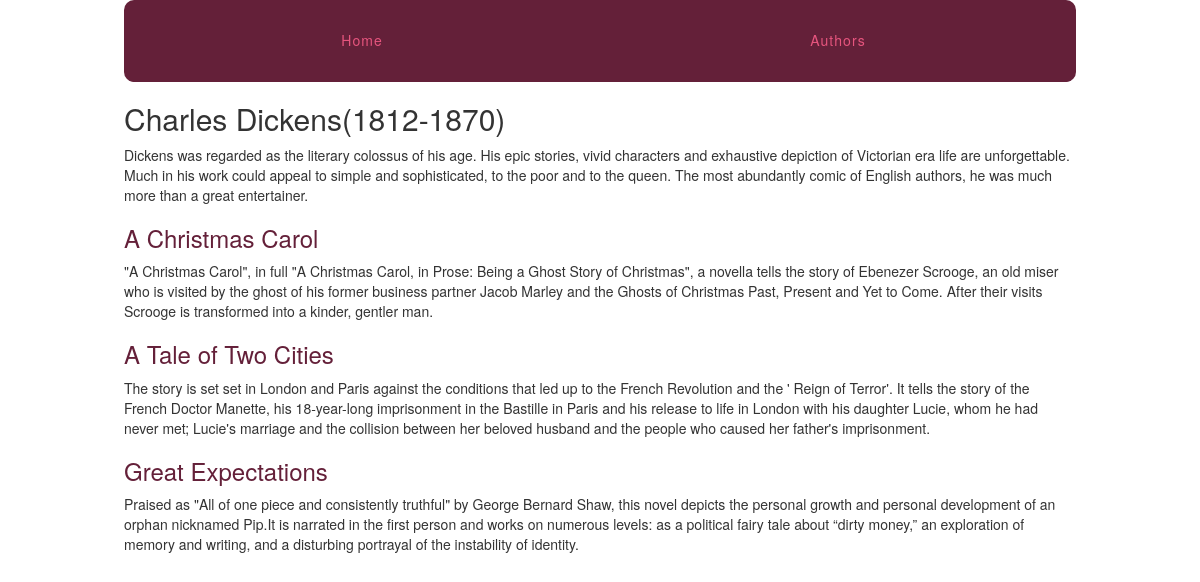
Screenshot of /authors/6/ with the database file from the repository.
### authors/models.py (models this page shows, shortened)
class Author(models.Model):
    name = models.CharField(max_length=255)
    about = models.TextField()

class Book(models.Model):
    title = models.CharField(max_length=255)
    description = models.TextField()
    review = models.TextField(blank=True, null=True)
    order = models.IntegerField(default=0)
    author = models.ForeignKey(Author)
    class Meta:
        ordering = ['order',]

### authors/views.py (the view)
# urls.py: url(r'(?P<pk>\d+)/$', views.author_detail, name='detail'),
def author_detail(request, pk):
    author = get_object_or_404(Author, pk=pk)
    return render(request, 'authors/author_detail.html', {'author': author})

### authors/templates/authors/author_detail.html (shortened to what this page needs)
{% extends "layout.html" %}
{% block content %}
    <article>
        <h2>{{author.name}}</h2>
        {{author.about}}
        <section>
            {% for book in author.book_set.all %}
            <h3>
                <a href="{% url 'authors:book' author_pk=book.author.pk book_pk=book.pk %}">{{book.title}}</a>
            </h3>
            {{book.description}}
            {% endfor %}
        </section>
    </article>
{% endblock %}

### assets/css/layout.css (style rules this page uses)
html { box-sizing: border-box; }
*, *::after, *::before { box-sizing: inherit; }
article h2 a, article h3 a { color: #642039; text-decoration: none; }

### rows the page displays
Author: name "Charles Dickens(1812-1870)", about "Dickens was regarded as the literary colossus of his age. His epic stories, vivid characters and exhaustive depiction of Victorian era life are unforgettable. Much in his work could appeal to simple and sophisticated, to the poor and to the queen. The most abundantly comic of English authors, he was much more than a great entertainer."
Book: title "A Christmas Carol", description "\"A Christmas Carol\", in full \"A Christmas Carol, in Prose: Being a Ghost Story of Christmas\", a novella tells the story of Ebenezer Scrooge, an old miser who is visited by the ghost of his former business partner Jacob Marley and the Ghosts of Christmas Past, Present and Yet to Come. After their visits Scrooge is transformed into a kinder, gentler man."
Book: title "A Tale of Two Cities", description "The story is set set in London and Paris against the conditions that led up to the French Revolution and the ' Reign of Terror'. It tells the story of the French Doctor Manette, his 18-year-long imprisonment in the Bastille in Paris and his release to life in London with his daughter Lucie, whom he had never met; Lucie's marriage and the collision between her beloved husband and the people who caused her father's imprisonment."
Book: title "Great Expectations", description "Praised as \"All of one piece and consistently truthful\" by George Bernard Shaw, this novel depicts the personal growth and personal development of an orphan nicknamed Pip.It is narrated in the first person and works on numerous levels: as a political fairy tale about “dirty money,” an exploration of memory and writing, and a disturbing portrayal of the instability of identity."
